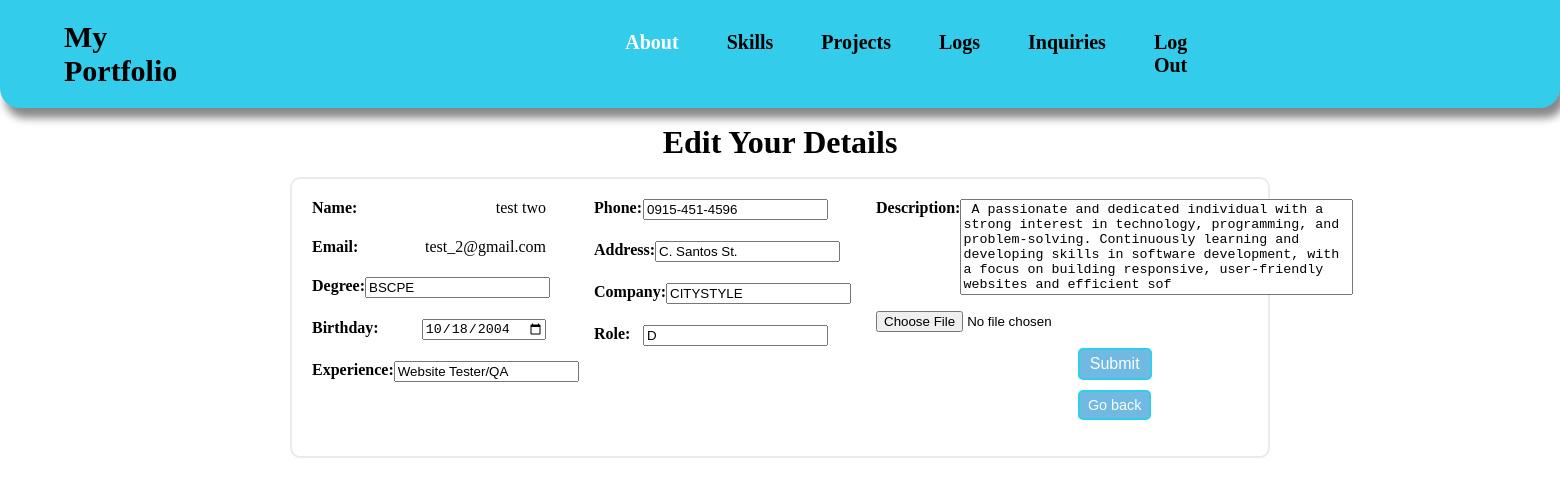
Page /admin/about/edit_about.php (signed in) on the committed database.
### tables this page shows
CREATE TABLE `about` (
  `id` int(100) NOT NULL,
  `user_id` int(100) NOT NULL,
  `name` varchar(256) NOT NULL,
  `email` varchar(100) NOT NULL,
  `degree` varchar(256) NOT NULL,
  `birthday` date NOT NULL,
  `experience` varchar(256) NOT NULL,
  `address` varchar(256) NOT NULL,
  `company` varchar(100) NOT NULL,
  `phone` varchar(20) NOT NULL,
  `role` varchar(256) NOT NULL,
  `description` varchar(256) NOT NULL,
  `file_name` varchar(200) DEFAULT NULL,
  `time_create` timestamp NOT NULL DEFAULT current_timestamp() ON UPDATE current_timestamp()
);

### admin/about/backend_edit_about.php (called while the page is built, shortened)
<?php
    $user_id = $_SESSION['id'];
    $name = $_SESSION['name'];
    $email = $_SESSION['email'];
    $query = "SELECT * FROM about WHERE user_id=$user_id";
    $result = mysqli_query($conn,$query);
    if(mysqli_num_rows($result)>0) {
        $selected_data = mysqli_fetch_assoc($result);
    }
?>

### admin/about/edit_about.php (the view, shortened to what this page needs)
<!DOCTYPE html>
<html lang="en">
<head>
    <link rel="stylesheet" href="/my_portfolio/css/edit_about.css">
</head>
<body>
    <?php
    require_once($_SERVER['DOCUMENT_ROOT']. "/my_portfolio/php/config.php");
    include 'backend_edit_about.php';
    ?>
    <div class="header">
        <div class="header_container">
            <div class="nav_bar">
                <h1 class="header_title"> <a href="/my_portfolio/php/dashboard.php"> My Portfolio </a> </h1>
                <nav class="header_text">
                    <ul>
                        <li id="about"> <a href="../about/about.php"> About </a> </li>
                        <li id="skills"> <a href="../skills/skills.php"> Skills </a> </li>
                        <li id="projects"> <a href="../projects/projects.php"> Projects </a> </li>
                        <li id="logs"> <a href="/my_portfolio/php/logs.php"> Logs </a> </li>
                        <li id="inquiries"> <a href="/my_portfolio/php/inquiries.php"> Inquiries </a> </li>
                        <li> <a href="/my_portfolio/php/logout.php" onclick="return confirm('Are you sure you want to Log Out?')"> Log Out </a> </li>
                    </ul>
                </nav>
            </div>
        </div>
    </div>
    <form action="edit_about.php" method="POST" class="project_form" enctype="multipart/form-data">
        <div class="about_section">
            <div class="about_form"> Edit Your Details </div>
                <div class="about_container">
                    <div class="column_1">
                        <div class="about_name">
                            <label for="details"> Name: </label> <?php echo $name ?>
                        </div>
                        <div class="about_email">
                            <label for="details"> Email: </label> <?php echo $email ?>
                        </div>
                        <div class="about_degree">
                            <label for="details"> Degree: </label>
                            <input type="text" id="degree" name="degree" placeholder="BSCPE" value="<?php echo $selected_data['degree']?>" required>
                        </div>
                        <div class="about_birthday">
                            <label for="details"> Birthday: </label>
                            <input type="date" id="birthday" name="birthday" value="<?php echo $selected_data['birthday']?>" required>
                        </div>
                        <div class="about_experience">
                            <label for="details"> Experience: </label>
                            <input type="text" id="experience" name="experience" placeholder="QA" value="<?php echo $selected_data['experience']?>" required>
                        </div>
                    </div>
                    <div class="column_2">
                        <div class="about_phone">
                            <label for="details"> Phone: </label>
                            <input type="tel" id="phone" name="phone" placeholder="0912-345-6789" pattern="[0-9]{4}-[0-9]{3}-[0-9]{4}" value="<?php echo $selected_data['phone']?>" required>
                        </div>
                        <div class="about_address">
                            <label for="details"> Address: </label>
                            <input type="text" id="address" name="address" placeholder="Street, City, Country" value="<?php echo $selected_data['address']?>" required>
                        </div>
                        <div class="about_company">
                            <label for="details"> Company: </label>
                            <input type="text" id="company" name="company" placeholder="CITYSTYLE" value="<?php echo $selected_data['company']?>" required>
                        </div>
                        <div class="about_role">
                            <label for="details"> Role: </label>
                            <input type="text" id="role" name="role" placeholder="Intern" value="<?php echo $selected_data['role']?>" required>
                        </div>
                    </div>
                    <div class="for_description">
                        <div class="about_description">
                            <label for="details"> Description: </label>
                            <textarea type="text" id="description" name="description" rows="6" cols="50" required> <?php echo $selected_data['description']?></textarea>
                        </div>
                    <div class="for_file">
                        <div class="about_file">
                            <input type="file" name="fileToUpload">
                        </div>
                    </div>
                    <div class="button_section">
                        <label for="submit">
                        <input type="Submit" name="submit" value="Submit">
                    </label>
                    <div class="back_button">
                        <button onclick="location.href='../about/about.php'" type="button"> Go back </button>
                    </div>
                </div>
                </div>
            </div>
        </div>
    </form>
</body>
</html>

### css/edit_about.css (style rules this page uses)
body { min-height: 100vh; width: 100%; margin: 0; padding: 0; box-sizing: border-box; overflow-x: hidden; }
h1 a { display: inline-flex; text-decoration: none; color: black; }
.header { background-color: #34cceb; border-radius: 0px 0px 20px 20px; box-shadow: 5px 10px 8px #888888; }
.header_container { display: inline-block; width: 100% }
.nav_bar { display: inline-flex; align-items: center; gap: 28rem; }
.header_text { font-weight: 700; font-size: 20px; padding: 0; }
.header_text li { list-style: none; display: flex; }
ul { gap: 3rem; display: inline-flex; padding: 0; }
.header_text li a { text-decoration: none; color: black; }
.header_title { font-size: 30px; display: flex; justify-content: flex-start; padding: 0 0 0 4rem; }
li#about a { color: white; }
.about_section { display:flex; flex-direction: column; justify-content:center; width: 100%; height: 60%; align-items: center; gap: 1rem; margin-top: 1rem; }
.about_container { display: flex; gap: 3rem; width: 60%; background-color: #fff; border: 2px solid #ebebeb; border-radius: 10px; padding: 20px; }
form { display: flex; justify-content: center; }
.about_form { font-size: 2rem; font-weight: 700; }
input[type="submit"] { font-size: 1rem; font-weight: 500; border: 2px solid #34cceb; border-radius: 5px; padding: 5px 10px; background-color: #6fb9e3; color: #fcfeff; }
label[for=details] { font-size: 1rem; font-weight: 700; }
.about_name, .about_email, .about_degree, .about_birthday, .about_experience, .about_phone, .about_address, .about_company, .about_role, .about_description { display:flex; justify-content: space-between; }
.column_1, .column_2 { display: flex; flex-direction: column; gap: 1.3rem; width: 25%; }
.for_description { text-align: justify; width: 51% }
textarea { resize: none; }
.button_section { display: flex; flex-direction: column; gap: 10px; justify-content: center; align-items: center; padding: 1rem 0; }
.about_file { background-repeat:no-repeat; background-size: cover; background-position: left; margin-top: 1rem; }
button { font-size: 0.9rem; font-weight: 500; border: 2px solid #34cceb; border-radius: 5px; padding: 5px 8px; background-color: #6fb9e3; color: #fcfeff; }

### rows in the picture
about: degree "BSCPE", birthday "10/18/2004", experience "Website Tester/QA", phone "0915-451-4596", address "C. Santos St.", company "CITYSTYLE", role "D", description "A passionate and dedicated individual with a strong interest in technology, programming, and problem-solving. Continuously learning and developing skills in software development, with a focus on building responsive, user-friendly websites and efficient sof"

### other values in the picture
$name "test two"
$email "test_2@gmail.com"
